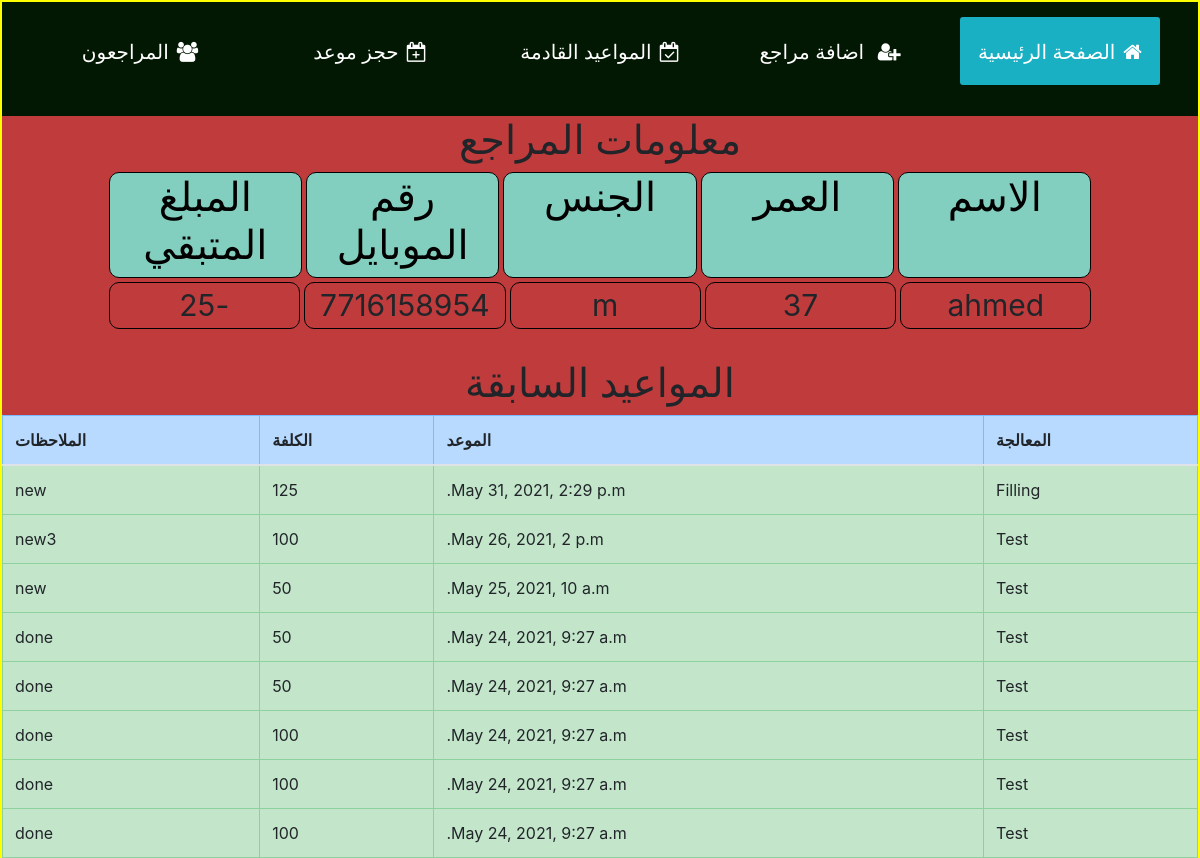
Page /patient/1 (signed in) on the earlier database version.
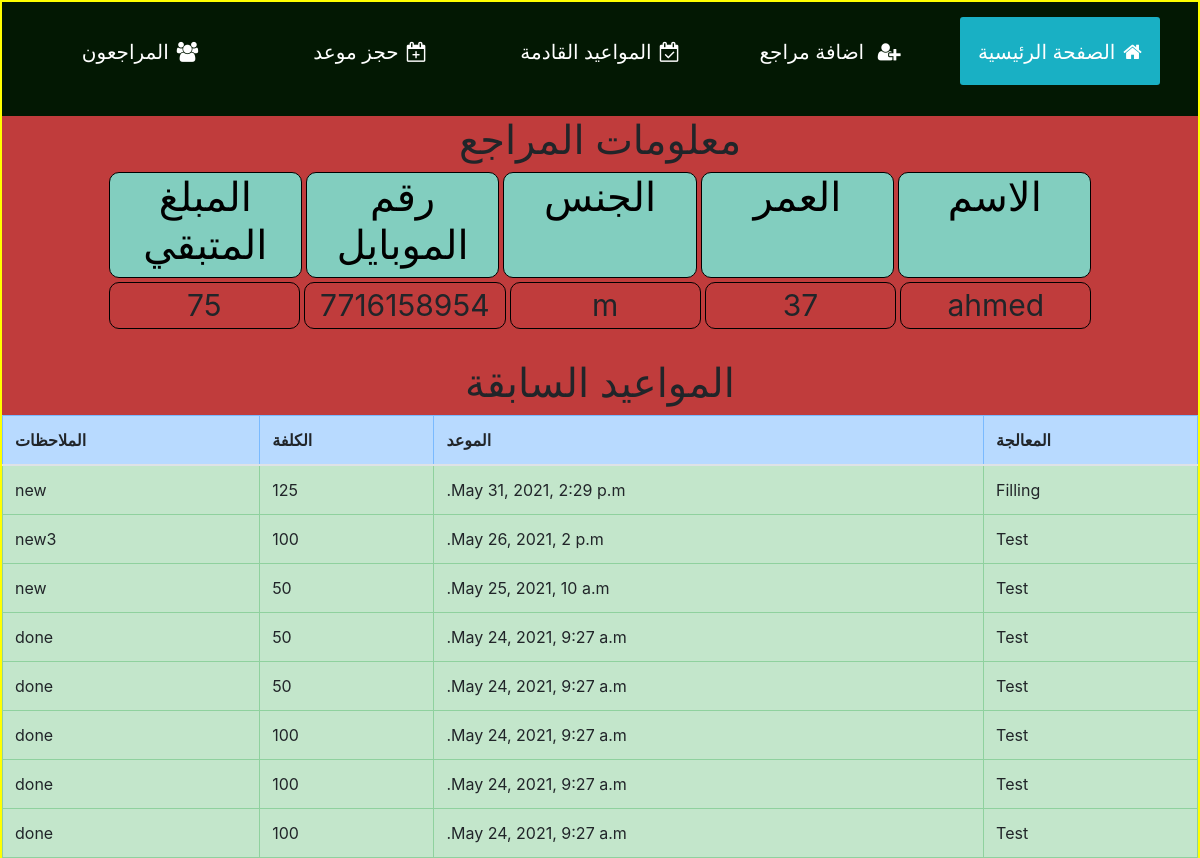
Same page on the later database version.
### dentist/models.py (models this page shows, shortened)
class Patients(models.Model):
    male = "m"
    female = "f"
    gender_type = [
        (male, "m"),
        (female, "f")
    ]
    name = models.CharField(max_length=64)
    age = models.IntegerField(null=True)
    gender = models.CharField(max_length=2, choices=gender_type, default=female, null=True, blank=True)
    contact_number = models.IntegerField(null=True, blank=True)
    remaining_amount = models.IntegerField(default=0)
    date_created = models.DateTimeField(auto_now_add=True)

### dentist/views.py (the view)
# urls.py: path('patient/<int:patient_id>', views.patient, name="patient"),
@login_required()
def patient(request, patient_id):
    patient = Patients.objects.get(pk=patient_id)
    old_appointments = Previous_appointment.objects.filter(patient_name=patient).order_by('-date')
    return render(request, 'dentist/patient.html',{
        "patient": patient,
        "old_appointments": old_appointments
    })

### dentist/models.py (called while the page is built)
    def __str__(self):
        return f"{self.treatment_title}"

### dentist/templates/dentist/patient.html (shortened to what this page needs)
{% extends 'dentist/layout.html' %}
{% load static %}
{% block content %}
    <div class="wrap__info">
        <h1 style="text-align: center;">معلومات المراجع</h1>
        <div class="row title_info">
            <div class="col"><h1>الاسم</h1> </div>
            <div class="col"><h1>العمر</h1> </div>
            <div class="col"><h1>الجنس</h1></div>
            <div class="col"><h1>رقم الموبايل</h1> </div>
            <div class="col"><h1>المبلغ المتبقي</h1></div>
        </div>
        <div class="row information">
            <div class="col">{{patient.name}}</div>
            <div class="col">{{patient.age}}</div>
            <div class="col">{{patient.gender}}</div>
            <div class="col">{{patient.contact_number}}</div>
            <div class="col">{{patient.remaining_amount}}</div>
        </div>
    </div>
    <div class="treat_container">
        <h1 style="text-align: center;">المواعيد السابقة</h1>
        <table class="table table-bordered">
            <thead class="table-primary">
                <tr>
                    <th>المعالجة</th>
                    <th>الموعد</th>
                    <th>الكلفة</th>
                    <th>الملاحظات</th>
                </tr>
            </thead>
                {% for appointment in old_appointments %}
                <tr class="table-success">
                    <td>{{appointment.treatment.treatments}}</td>
                    <td>{{appointment.date}}</td>
                    <td>{{appointment.paid_amount}}</td>
                    <td>{{appointment.notes}}</td>
                </tr>
                {% endfor %}
        </table>
    </div>
{% endblock%}

Differences in the rows shown:
changed Patients "ahmed": remaining_amount "-25" → "75"
